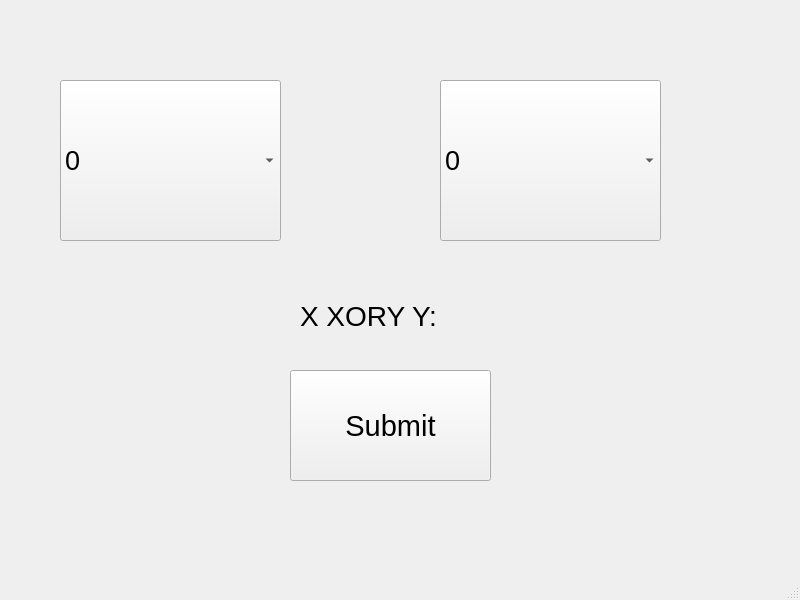
<?xml version="1.0" encoding="UTF-8"?>
<ui version="4.0">
 <class>MainWindow</class>
 <widget class="QMainWindow" name="MainWindow">
  <property name="geometry">
   <rect>
    <x>0</x>
    <y>0</y>
    <width>800</width>
    <height>600</height>
   </rect>
  </property>
  <property name="windowTitle">
   <string>MainWindow</string>
  </property>
  <widget class="QWidget" name="centralwidget">
   <widget class="QComboBox" name="comboX">
    <property name="geometry">
     <rect>
      <x>60</x>
      <y>80</y>
      <width>221</width>
      <height>161</height>
     </rect>
    </property>
    <property name="font">
     <font>
      <pointsize>20</pointsize>
     </font>
    </property>
    <item>
     <property name="text">
      <string>0</string>
     </property>
    </item>
    <item>
     <property name="text">
      <string>1</string>
     </property>
    </item>
   </widget>
   <widget class="QComboBox" name="comboY">
    <property name="geometry">
     <rect>
      <x>440</x>
      <y>80</y>
      <width>221</width>
      <height>161</height>
     </rect>
    </property>
    <property name="font">
     <font>
      <pointsize>20</pointsize>
     </font>
    </property>
    <item>
     <property name="text">
      <string>0</string>
     </property>
    </item>
    <item>
     <property name="text">
      <string>1</string>
     </property>
    </item>
   </widget>
   <widget class="QPushButton" name="pushButton">
    <property name="geometry">
     <rect>
      <x>290</x>
      <y>370</y>
      <width>201</width>
      <height>111</height>
     </rect>
    </property>
    <property name="font">
     <font>
      <pointsize>22</pointsize>
     </font>
    </property>
    <property name="text">
     <string>Submit</string>
    </property>
   </widget>
   <widget class="QLabel" name="label">
    <property name="geometry">
     <rect>
      <x>300</x>
      <y>280</y>
      <width>171</width>
      <height>71</height>
     </rect>
    </property>
    <property name="font">
     <font>
      <pointsize>21</pointsize>
     </font>
    </property>
    <property name="text">
     <string>X XORY Y:</string>
    </property>
   </widget>
  </widget>
  <widget class="QMenuBar" name="menubar">
   <property name="geometry">
    <rect>
     <x>0</x>
     <y>0</y>
     <width>800</width>
     <height>33</height>
    </rect>
   </property>
  </widget>
  <widget class="QStatusBar" name="statusbar"/>
 </widget>
 <resources/>
 <connections/>
</ui>
